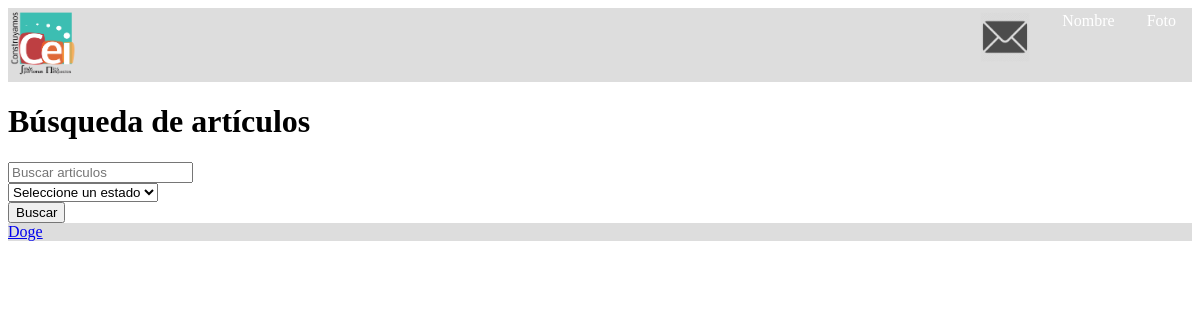
Before: /user/busqueda/ with the older database file.
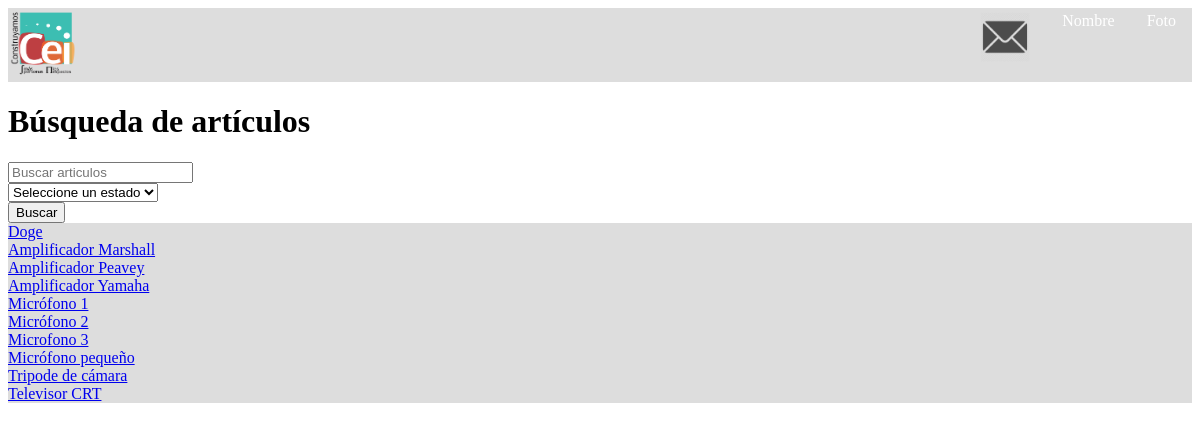
After: the same page with the newer database file.
### articulos/models.py (models this page shows)
class Articulos(models.Model):
    ESTADOS_ART = ((1, 'Disponible'), (2, 'Prestado'), (3, 'Reparación'), (4, 'Perdido'))
    estado_articulo = models.IntegerField(choices=ESTADOS_ART, default=1)
    nombre_articulo = models.CharField(max_length=200)
    descripcion_articulo = models.CharField(max_length=1500)
    id_articulo = models.IntegerField()
    foto_articulo = models.ImageField(upload_to='uploads/fotos_articulos')

### userlanding/views.py (the view)
# urls.py: path('user/busqueda/', user_views.busqueda, name='nombre_articulo'),
def busqueda(request):
    resultados = Articulos.objects.all()
    search_name = request.GET.get("nombre")
    if search_name:
        resultados = resultados.filter(nombre_articulo__icontains=search_name)
    search_status = request.GET.get("estado")
    if search_status and search_status != '0':
        resultados = resultados.filter(estado_articulo=search_status)
    context = {'resultados' : resultados}
    return render(request, 'busqueda_articulos.html', context)

### templates/busqueda_articulos.html (shortened to what this page needs)
<!DOCTYPE html>
<html lang="es">
<head>
</head>
{% extends "TopBar.html" %}
{% block content %}
<h1>Búsqueda de artículos</h1>
<form method="GET" action="">
    <input type="text" name="nombre" placeholder="Buscar articulos"/> <br>
    <select name="estado">
        <option value="0">Seleccione un estado</option>
    </select> <br>
    <input type="submit" value="Buscar"/>
</form>
<ul>
{%for articulo in resultados %}
    <a href="/articulos/{{ articulo.id }}">{{ articulo.nombre_articulo }}</a> <br>
{% endfor %}
</ul>
{% endblock %}

### templates/TopBar.html (shortened to what this page needs)
<!DOCTYPE html>
<html lang="es">
<head>
</head>
<header>
<ul>
  <li><img id="LogoCEI" src="/media/cosas/logoCEI2014.png" onclick="" alt="Mountain View" width="70" height="70"><br></li>
  <div class="right">
  <li><a><img id="Mail" src="/media/cosas/mailIcon.png" onclick="" alt="Mountain View" width="50" height="50"></a></li>
  <li><a href="#Nombre de usuario">Nombre</a></li>
  <li><a href="#foto">Foto</a></li>
  </div>
</ul>
</header>
<body>
    {% block content %}
    {% endblock %}
</body>
</html>

### templates/TopBar.html (style rules this page uses)
ul { list-style-type: none; margin: 0; padding: 0; overflow: hidden; background-color: #ddd; }
li { float: left; }
li a { display: block; color: white; text-align: center; padding: 4px 16px; text-decoration: none; }
.right { text-align: right; float: right; }

Changed rows visible on the page:
added Articulos: nombre_articulo "Amplificador Marshall"
added Articulos: nombre_articulo "Amplificador Peavey"
added Articulos: nombre_articulo "Amplificador Yamaha"
added Articulos: nombre_articulo "Micrófono 1"
added Articulos: nombre_articulo "Micrófono 2"
added Articulos: nombre_articulo "Microfono 3"
added Articulos: nombre_articulo "Micrófono pequeño"
added Articulos: nombre_articulo "Tripode de cámara"
added Articulos: nombre_articulo "Televisor CRT"
